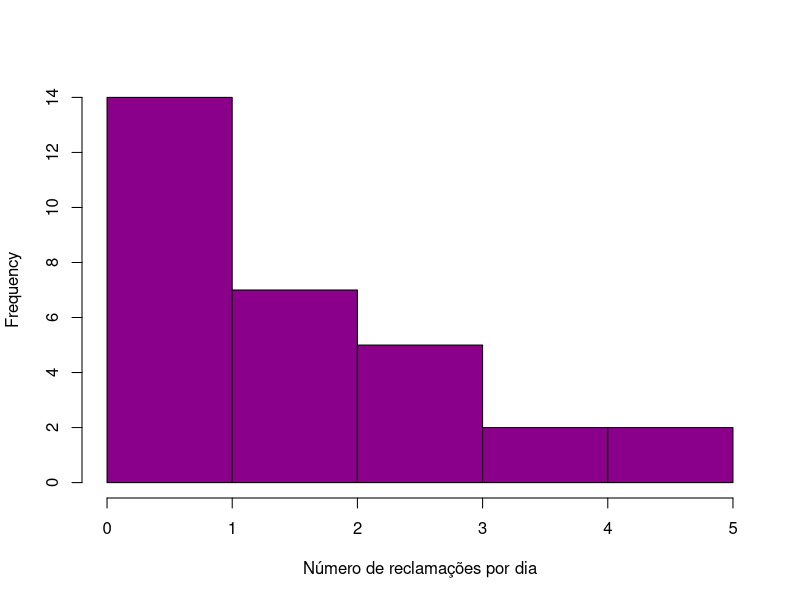

The R source for this figure:
# setting work foldder
setwd("C:/Users/felip/OneDrive/Documentos/University/UFRJ/2021-1Modelos de Regressão e Previsão/Topico_1")
getwd()

# Resuming dataset
dados <- read.csv("tabela8Rol.csv")
View(dados)
summary(dados)

#1. Construir o histograma e o polígono de frequências.
    # Creating histogram
hist(dados$NR,
    main = " ",
    xlab = "Número de reclamações por dia",
    col = "darkmagenta",
)

#2. Calcular a média amostral e a variância amostral.
    # Mean is the sum of the values divided by the number of values.
    # Variance is a dispersion mneasure, meaning how far a set of numbers is spread from their mean
mean(dados$NR)
var(dados$NR)
